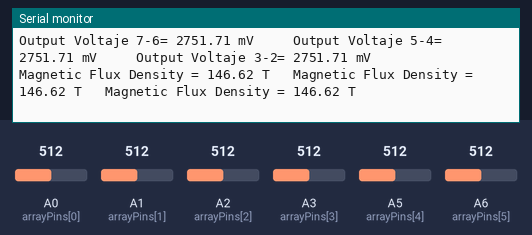
Bench run of a sketch on a simulated Arduino Nano, built with avr-gcc and run on an emulated ATmega328P. On the bench: the last lines printed to the serial monitor. The inputs (shaded band) are chosen by the test bench; at power-on: A0 (arrayPins[0]) = 512, A1 (arrayPins[1]) = 512, A2 (arrayPins[2]) = 512, A3 (arrayPins[3]) = 512, A5 (arrayPins[4]) = 512, A6 (arrayPins[5]) = 512.

Above: at 1.2 s.
1.3 s: A0 (arrayPins[0]) set to 716
At 1.94 s:
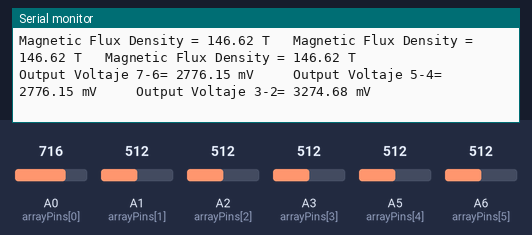
2.8 s: A1 (arrayPins[1]) set to 716
At 3.5 s:
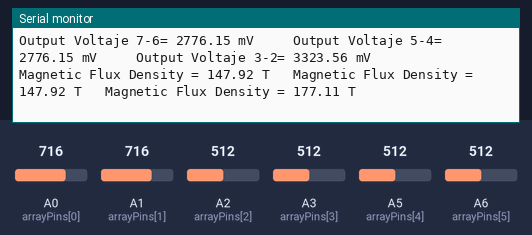
4.3 s: A2 (arrayPins[2]) set to 716
At 5.3 s:
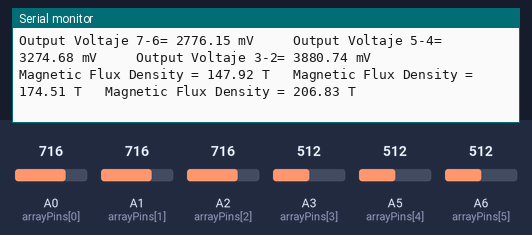
5.8 s: A3 (arrayPins[3]) set to 716
At 7.1 s:
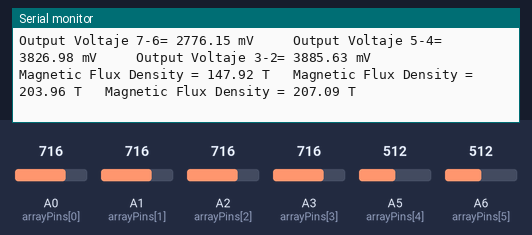
7.3 s: A5 (arrayPins[4]) set to 716
At 8.1 s:
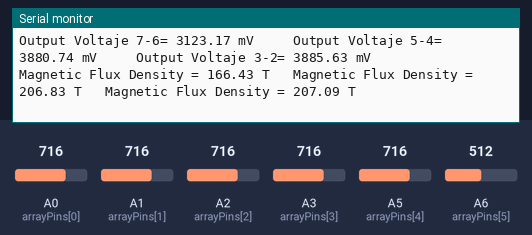
8.8 s: A6 (arrayPins[5]) set to 716
At 9.9 s:
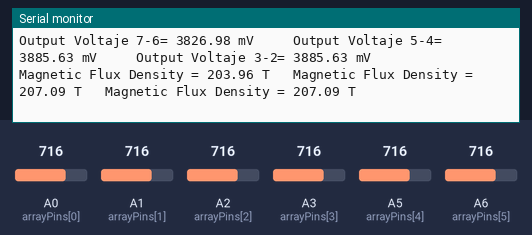
Timing chart, 0 to 11.3 s (numbered marks = the images above; inputs shaded):
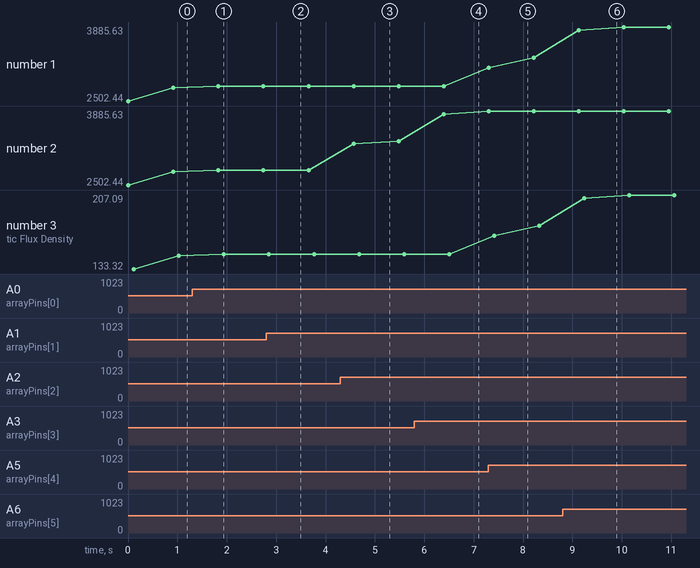

Measured:
- after the input at 1.3 s, the serial monitor: prints a new line after 0.53 s (image 1)
- after the input at 4.3 s, the serial monitor: prints a new line after 0.27 s (image 3)
- after the input at 5.8 s, the serial monitor: prints a new line after 0.59 s (image 4)
- after the input at 7.3 s, the serial monitor: prints a new line at once (image 5)
- after the input at 8.8 s, the serial monitor: prints a new line after 0.33 s (image 6)
- plotted number 1: 2776.15 → 3308.9 after the input at 7.3 s
- plotted number 3: 147.92 → 176.33 after the input at 7.3 s

The sketch:

primerPrueba1Sensor.ino
```cpp
const int arrayPins[6] = {A0, A1, A2, A3, A5, A6}; //[0]:pin 2 [1]:pin 3 [2]:pin 4 [3]:pin 5 [4]:pin 6 [5]:pin 7
// const int arrayPins[6] = {A2, A3, A4, A5, A6, A7}; //[0]:pin 2 [1]:pin 3 [2]:pin 4 [3]:pin 5 [4]:pin 6 [5]:pin 7
//const int pinHall7 = A7;
//const int pinHall6 = A6;
//const int pinHall5 = A5;
//const int pinHall4 = A4;
//const int pinHall3 = A3;
//const int pinHall2 = A2;

long arrayMedidas[6]; //[0]:medida 2 [1]:medida 3 [2]:medida 4 [3]:medida 5 [4]:medida 6 [5]:medida 7
//float measure7 = 0;
//float measure6 = 0;
//float measure5 = 0;
//float measure4 = 0;
//float measure3 = 0;
//float measure2 = 0;

long arrayRestasMedidas[3]; //[0]:medida 32 [1]:medida 54 [2]:medida 76
//float measure76 = 0;
//float measure54 = 0;
//float measure32 = 0;

float salidas[3]; //[0]:salida 32 [1]:salida 54 [2]:salida 76
//float output76;
//float output54;
//float output32;

float arrayFlujos[3]; //[0]:flujo 32 [1]:flujo 54 [2]:flujo 76
//float flujo76;
//float flujo54;
//float flujo32;

float magneticFlux = 0.0;

void setup() {
  Serial.begin(9600);

  for (int i = 0; i < 6; i++) {
    pinMode(arrayPins[i], INPUT);
    arrayMedidas[i] = 0;
  }
  for (int i = 0; i < 3; i++) {
    arrayRestasMedidas[i] = 0;
    salidas[i] = 0.0;
    arrayFlujos[i] = 0.0;
  }
  //  pinMode(pinHall7, INPUT);
  //  pinMode(pinHall6, INPUT);
  //  pinMode(pinHall5, INPUT);
  //  pinMode(pinHall4, INPUT);
  //  pinMode(pinHall3, INPUT);
  //  pinMode(pinHall2, INPUT);

}

void loop() {

  //media de 10 medidas para filtrar ruido
  for (int i = 0; i < 10; i++) {
    for (int j = 0; j < 6; j++)
      arrayMedidas[j] += analogRead(arrayPins[j]);
    //    measure7 += analogRead(pinHall7);
    //    measure7 += analogRead(pinHall6);
    //    measure7 += analogRead(pinHall5);
    //    measure7 += analogRead(pinHall4);
    //    measure7 += analogRead(pinHall3);
    //    measure7 += analogRead(pinHall2);
  }
  for (int j = 0; j < 6; j++)
    arrayMedidas[j] /= 10;
  //  measure7 /= 10;
  //  measure6 /= 10;
  //  measure5 /= 10;
  //  measure4 /= 10;
  //  measure3 /= 10;
  //  measure2 /= 10;

  //  for (int i = 1; i < 7; i += 2) {
  //    arrayRestasMedidas[i] = (arrayMedidas[i] + arrayMedidas[i - 1]) / 2;
  //  }
  arrayRestasMedidas[0] = (arrayMedidas[1] + arrayMedidas[0]) / 2;
  arrayRestasMedidas[1] = (arrayMedidas[3] + arrayMedidas[2]) / 2;
  arrayRestasMedidas[2] = (arrayMedidas[5] + arrayMedidas[4]) / 2;
  //  measure76 = measure7 - measure6;
  //  measure54 = measure5 - measure4;
  //  measure32 = measure3 - measure2;

  //calculo del voltaje en mV
  for (int i = 0; i < 6; i++)
    salidas[i] = (arrayRestasMedidas[i] * 5000.0) / 1023;
  // output76 = measure76 * 5000.0 / 1023;
  // output54 = measure76 * 5000.0 / 1023;
  // output32 = measure76 * 5000.0 / 1023;

  Serial.print("Output Voltaje 7-6= ");
  Serial.print(salidas[2]);
  Serial.print(" mV     ");

  Serial.print("Output Voltaje 5-4= ");
  Serial.print(salidas[1]);
  Serial.print(" mV     ");

  Serial.print("Output Voltaje 3-2= ");
  Serial.print(salidas[0]);
  Serial.println(" mV     ");

  //interpolacion a densidad de flujo magnético
  arrayFlujos[2] = flujoMagnetico(magneticFlux, salidas[2]);
  Serial.print("Magnetic Flux Density = ");
  Serial.print(arrayFlujos[2]);
  Serial.print(" T   ");

  //interpolacion a densidad de flujo magnético
  arrayFlujos[1] = flujoMagnetico(magneticFlux, salidas[1]);
  Serial.print("Magnetic Flux Density = ");
  Serial.print(arrayFlujos[1]);
  Serial.print(" T   ");

  //interpolacion a densidad de flujo magnético
  arrayFlujos[0] = flujoMagnetico(magneticFlux, salidas[0]);
  Serial.print("Magnetic Flux Density = ");
  Serial.print(arrayFlujos[0]);
  Serial.println(" T   ");

  delay(750);
}


float flujoMagnetico(float magneticFlux, float out) {
  magneticFlux = (out * 53.33) - 133.3;
  magneticFlux /= 1000;
  return magneticFlux;
}
```
